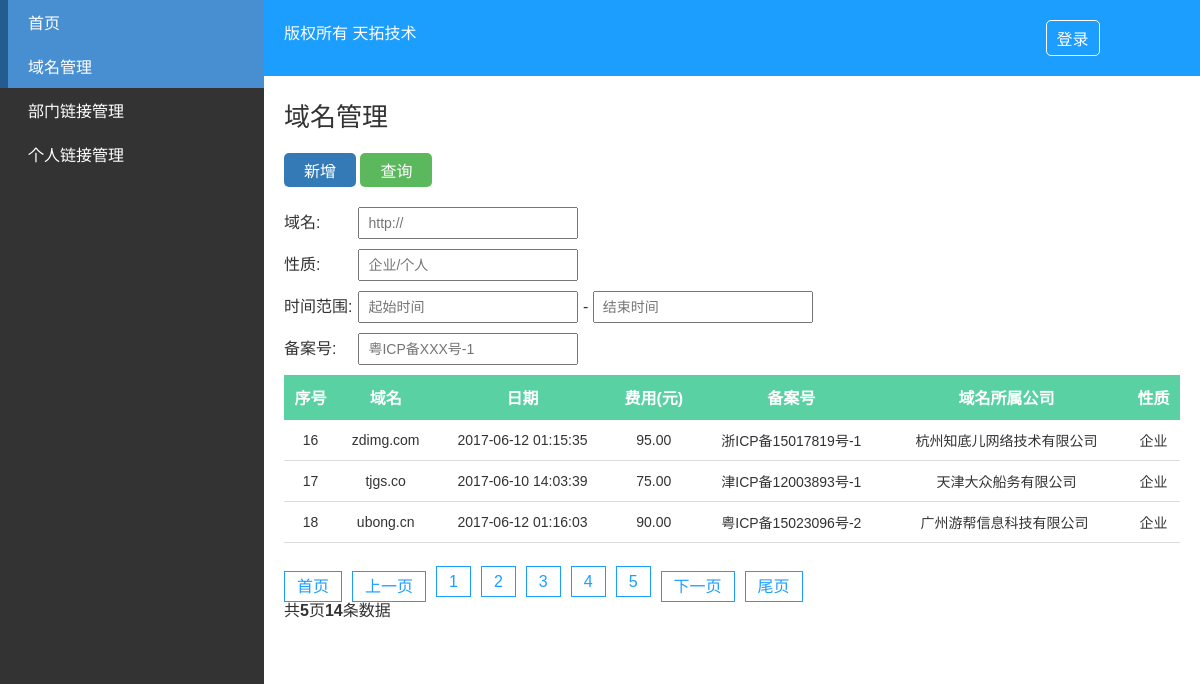
The app's page /domain.php?page=3 with its own data.
### tables this page shows
CREATE TABLE `domain` (
  `id` int(11) unsigned NOT NULL AUTO_INCREMENT,
  `domain` varchar(32) NOT NULL COMMENT '域名',
  `time` varchar(32) DEFAULT NULL COMMENT '时间',
  `money` float(8,2) DEFAULT '0.00' COMMENT '费用',
  `record_number` varchar(64) DEFAULT NULL COMMENT '备案号',
  `company` varchar(128) DEFAULT NULL COMMENT '公司',
  `nature` varchar(32) DEFAULT NULL COMMENT '性质',
  `status` tinyint(1) NOT NULL DEFAULT '1' COMMENT '是否显示',
  PRIMARY KEY (`id`)
);

### library/PDO_class.php (called while the page is built, shortened)
<?php
require_once COMMON_PATH . "common.php";
class server
{
	private $server;
	public function __construct($config = array())
	{
		if(empty($config)) {
			$config = [
				'host'     => DB_HOST,
				'dbname'   => DB_NAME,
				'username' => DB_USER,
				'password' => DB_PSW,
			];
		}
		$this->server = new PDO("mysql:host=$config[host];dbname=$config[dbname];charset=utf8", $config['username'], $config['password']);
		$this->server->query("set names utf8");
	}
	function select($table, $where = '', $join = '', $desc = '', $limit = '', $search_felid = '')
	{
		$ifwhere    = '';
		$order      = '';
		$desc_limit = '';
		if (! empty($limit)) {
			$desc_limit = "limit {$limit}";
		}
		if(empty($search_felid)) $search_felid = '*';
		$Model = $this->server->prepare("SELECT {$search_felid} FROM {$table} {$join} {$ifwhere} {$order} {$desc_limit}");
		$Model->execute();
		return $Model->fetchAll(2);
	}
	public function total($table, $where='') {
		try {
			$ifwhere    = '';
			$result = $this->server->query("SELECT COUNT(*) AS total FROM {$table} {$ifwhere}");
			if($result) {
				foreach ($result as $v) {
		    		$total = $v['total'];
		  		}
			}
	  		return $total ? (int)$total : 0;
  		} catch (PDOException $e) {
	      exit($e->getMessage());
	    }
	}
}
?>

### common/common.php (called while the page is built, shortened)
<?php
	function get_search_url() {
		$url_get = '';
		foreach ($_GET as $key => $value) {
			if($key == 'page') continue;
			$url_get .= '&'. $key . '=' . $value;
		}
		return $url_get;
	}

### domain.php (the view, shortened to what this page needs)
<?php
require_once CLASS_PATH  . "PDO_class.php";
require_once COMMON_PATH . "common.php";
require_once CLASS_PATH  . 'page_class.php';
$pdo = new server();
$where = '';
if ($_GET) {
	$where = $where ? rtrim($where, ' AND') : '';
}
$count    = $pdo->total('domain', $where);
$now_page = intval($_GET['page']) ? intval($_GET['page']) : 1;
$offset   = PAGE_NUM * ($now_page - 1);
$arrData =  $pdo->select('domain', $where, '', '', "$offset," . PAGE_NUM);
?>
<!DOCTYPE html>
<html lang="en">
<head>
	<link rel="stylesheet" type="text/css" href="css/font/iconfont.css">
	<link rel="stylesheet" type="text/css" href="css/main.css">
</head>
<body>
	<div class="container clear">
		<?php require ('sidebar.php');?>
		<div class="container-right">
			<?php require ('header.php');?>
			<div class="main">
				<h2>域名管理</h2>
				<div class="operate">
					<a href="#" class="btn add">新增</a>
					<a href="javascript:document.search.submit()" class="btn search">查询</a>
				</div>
				<form action="#" class="searchForm" method="GET" name="search">
					<div class="entry">
						<label>域名:</label>
						<input type="text" name="domain" placeholder="http://">
					</div>
					<div class="entry">
						<label>性质:</label>
						<input type="text" name="nature" placeholder="企业/个人">
					</div>
					<div class="entry">
						<label>时间范围:</label>
						<input type="text" name="start_time" placeholder="起始时间"  onClick="WdatePicker()"> -
						<input name="end_time" placeholder="结束时间"  type="text" onClick="WdatePicker()">
					</div>
					<div class="entry">
						<label>备案号:</label>
						<input type="text" name="record_number" placeholder="粤ICP备XXX号-1">
					</div>
				</form>
				<div class="table">
					<table>
						<thead>
							<tr>
								<th>序号</th>
								<th>域名</th>
								<th>日期</th>
								<th>费用(元)</th>
								<th>备案号</th>
								<th>域名所属公司</th>
								<th>性质</th>
							</tr>
						</thead>
						<tbody>
							<?php if($arrData || $arrData[0]) { foreach ($arrData as $key => $value){ ?>
								<tr>
									<td><?php echo $value['id'] ?></td>
									<td><?php echo $value['domain'] ?></td>
									<td><?php echo date('Y-m-d H:i:s', $value['time']) ?></td>
									<td><?php echo $value['money'] ?></td>
									<td><?php echo $value['record_number'] ?></td>
									<td><?php echo $value['company'] ?></td>
									<td><?php echo $value['nature'] ?></td>
								</tr>
							<?php } } ?>
						</tbody>
					</table>
					<div class="paginate">
						<ul class="clear">
						<?php if ($count > PAGE_NUM){
							$objPage  = new page($count, PAGE_NUM, $now_page, '?page={page}' . get_search_url());
							echo $objPage->myde_write();
							}  ?>
						</ul>
					</div>
				</div>
			</div>
		</div>
	</div>
</body>
</html>

### css/main.css (style rules this page uses)
* { padding: 0; margin: 0; }
body { font-family: '微软雅黑', Arial, 'sans-serif' }
a:hover, a:link, a:visited, a:active { text-decoration: none; color: #fff; }
h2 { font-size: 26px; font-weight: lighter; padding-bottom: 20px; }
input { height: 28px; font-family: '微软雅黑', Arial, 'sans-serif'; font-size: 14px; line-height: 28px; padding: 0 8px; min-width: 200px; }
.clear { content: ''; display: table; clear: both; }
.btn { display: inline-block; padding: 5px 10px; background: #1c9efe; color: #fff; border-radius: 5px; transition: all .5s; -webkit-transition: all .5s; -o-transition: all .5s; }
.btn.add { background: #337ab7; }
.btn.search { background: #5cb85c; }
.container { width: 100%; }
.container-right { position: relative; float: right; width: 78%; background: #fff; color: #333; }
.main { padding: 20px; }
table { width: 100%; border-collapse: collapse; }
table thead { background: #59d1a3; color: #fff; }
table tbody tr { transition: all .5s; -webkit-transition: all .5s; -o-transition: all .5s; }
table td, table th { padding: 10px 5px; text-align: center; }
table td { border-bottom: 1px solid #ddd; font-size: 14px; word-wrap:break-word; }
table th { border-bottom: 1px solid #59d1a3; }
.operate { padding-bottom: 20px; }
.operate a { display: inline-block; padding: 5px 20px; }
form .entry { padding-bottom: 10px; }
form .entry label { display: inline-block; min-width: 70px; }
.paginate { margin: 30px 0 15px; }

### records on screen
domain: id "16", domain "zdimg.com", time "2017-06-12 01:15:35", money "95.00", record_number "浙ICP备15017819号-1", company "杭州知底儿网络技术有限公司", nature "企业"
domain: id "17", domain "tjgs.co", time "2017-06-10 14:03:39", money "75.00", record_number "津ICP备12003893号-1", company "天津大众船务有限公司", nature "企业"
domain: id "18", domain "ubong.cn", time "2017-06-12 01:16:03", money "90.00", record_number "粤ICP备15023096号-2", company "广州游帮信息科技有限公司", nature "企业"

### other values on screen
$this->myde_page_count "5"
$this->myde_total "14"
